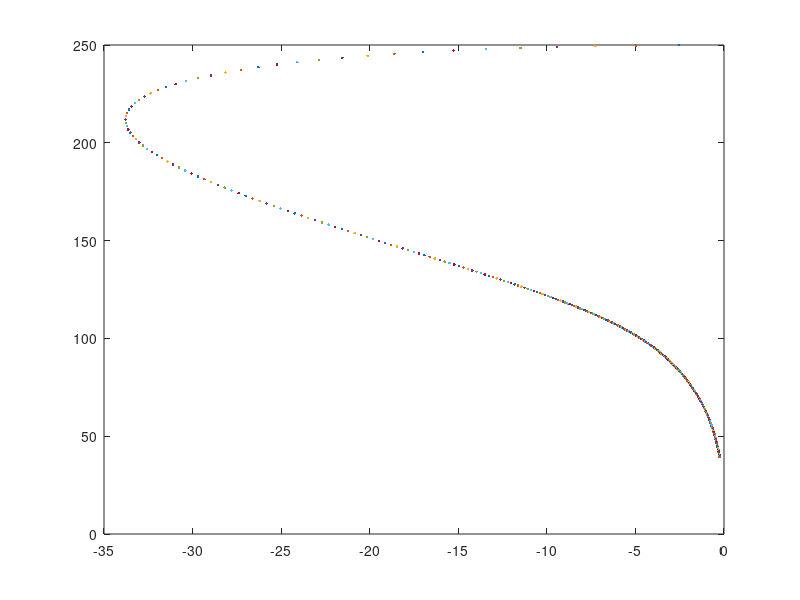

Here is the MATLAB script that generated this plot:
k1 = 1;                                           
k2 = 1;
l = 1000;
m = 1;
Y(1) = 250;
Vx(1) = 0;
X(1) = 25;
Vy(1) = 0;
dt = 0.05;
i = 1;
c = 1;
for t = 1:1500
  a= 4*( X(i)^2 + Y(i)^2);
  z1 = 0.5*sqrt((l^2)+4*(l*X(i))+ a);
  l1 = z1-l/2;
  z2 = 0.5*sqrt((l^2)-4*(l*X(i))+a);
  l2 = z2-l/2;
  b1= l/2 + X(i);
  b2 = l/2 - X(i);
  dvy1 = -(k1*l1*Y(i)/z1 + k2*l2*Y(i)/z2+c*Vy(i))*dt/m;
  dvx1 = -((k1*l1*b1/z1) - (k2*l2*b2/z2)+c*Vx(i))*dt/m;
  dx1 = Vx(i)*dt;
  dy1 = Vy(i)*dt;
  
  z1 = 0.5*sqrt((l^2)+4*(l*(X(i)+dx1/2))+ a);
  l1 = z1-l/2;
  z2 = 0.5*sqrt((l^2)-4*(l*(X(i)+dx1/2))+a);
  l2 = z2-l/2;
  b1= l/2 + X(i)+dx1/2;
  b2 = l/2 - X(i) - dx1/2;
  dvy2 = -(k1*l1*(Y(i)+dy1/2)/z1 + k2*l2*(Y(i)+dy1/2)/z2+c*(Vy(i)+dvy1/2))*dt/m;
  dvx2 = -((k1*l1*b1/z1) - (k2*l2*b2/z2)+c*(Vx(i)+dvx1/2))*dt/m;
  dx2 = (Vx(i)+dvx1/2)*dt;
  dy2 = (Vy(i)+dvy1/2)*dt;
  
   z1 = 0.5*sqrt((l^2)+4*(l*(X(i)+dx2/2))+ a);
  l1 = z1-l/2;
  z2 = 0.5*sqrt((l^2)-4*(l*(X(i)+dx2/2))+a);
  l2 = z2-l/2;
  b1= l/2 + X(i)+dx2/2;
  b2 = l/2 - X(i) - dx2/2;
  dvy3 = -(k1*l1*(Y(i)+dy2/2)/z1 + k2*l2*(Y(i)+dy2/2)/z2 + c*(Vy(i)+dvy2/2))*dt/m;
  
  dvx3 = -((k1*l1*b1/z1) - (k2*l2*b2/z2)+c*(Vx(i)+dvx2/2))*dt/m;
  dx3 = (Vx(i)+dvx2/2)*dt;
  dy3 = (Vy(i)+dvy2/2)*dt;
  
   z1 = 0.5*sqrt((l^2)+4*(l*(X(i)+dx3))+ a);
  l1 = z1-l/2;
  z2 = 0.5*sqrt((l^2)-4*(l*(X(i)+dx3))+a);
  l2 = z2-l/2;
  b1= l/2 + X(i)+dx3;
  b2 = l/2 - X(i) - dx3;
  dvy4 = -(k1*l1*(Y(i)+dy3)/z1 + k2*l2*(Y(i)+dy3)/z2+c*(Vy(i)+dvy3))*dt/m;
  
  dvx4 = -((k1*l1*b1/z1) - (k2*l2*b2/z2)+c*(Vx(i)+dvx3))*dt/m;
  dx4 = (Vx(i)+dvx3)*dt;
  dy4 = (Vy(i)+dvy3)*dt;
  
%  z = 0.5*sqrt((l^2)+4*((Y(i)+dy1/2)^2));
%  x = z-l/2;
%  dy2 = (V(i)+dv1/2)*dt;
%  dv2 = -((k1+k2)/m)*(x*(Y(i)+dy1/2)/z)*dt;
%  
%  z = 0.5*sqrt((l^2)+4*((Y(i)+dy2)^2));
%  x = z-l/2;
%  dy3 = (V(i)+dv2)*dt;
 % dv3 = -((k1+k2)/m)*(x*(Y(i)+dy2)/z)*dt;
  
  dy = (dy1+2*dy2+2*dy3+dy4)/6;
  dvx = (dvx1+2*dvx2+2*dvx3+dvx4)/6;
  dvy = (dvy1+2*dvy2+2*dvy3+dvy4)/6;
  dx= (dx1+2*dx2+2*dx3+dx4)/6;
  
  
  Y(i+1) = Y(i)+dy;
  X(i+1) = X(i)+dx;
  Vx(i+1) = Vx(i)+dvx;
  Vy(i+1) = Vy(i)+dvy;
 #V(i+1) = V(i) +dv
  
  
#  plot(X(i+1), Y(i+1));
  plot(Vy(i+1),Y(i+1));
  #plot(Y(i+1),t);
  hold on
  pause(0.001);
  i = i+1;
  
end
